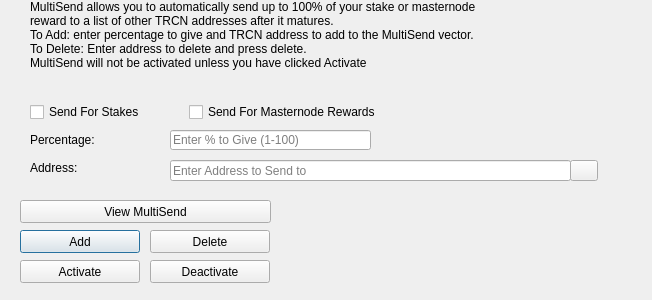
<?xml version="1.0" encoding="UTF-8"?>
<ui version="4.0">
 <class>MultiSendDialog</class>
 <widget class="QDialog" name="MultiSendDialog">
  <property name="windowModality">
   <enum>Qt::NonModal</enum>
  </property>
  <property name="geometry">
   <rect>
    <x>0</x>
    <y>0</y>
    <width>652</width>
    <height>300</height>
   </rect>
  </property>
  <property name="windowTitle">
   <string>MultiSend</string>
  </property>
  <widget class="QLineEdit" name="multiSendPercentEdit">
   <property name="geometry">
    <rect>
     <x>170</x>
     <y>130</y>
     <width>201</width>
     <height>20</height>
    </rect>
   </property>
   <property name="toolTip">
    <string>Enter whole numbers 1 - 100</string>
   </property>
   <property name="placeholderText">
    <string>Enter % to Give (1-100)</string>
   </property>
  </widget>
  <widget class="QLineEdit" name="multiSendAddressEdit">
   <property name="geometry">
    <rect>
     <x>170</x>
     <y>160</y>
     <width>401</width>
     <height>21</height>
    </rect>
   </property>
   <property name="toolTip">
    <string/>
   </property>
   <property name="placeholderText">
    <string>Enter Address to Send to</string>
   </property>
  </widget>
  <widget class="QLabel" name="label_2">
   <property name="geometry">
    <rect>
     <x>30</x>
     <y>0</y>
     <width>451</width>
     <height>121</height>
    </rect>
   </property>
   <property name="lineWidth">
    <number>1</number>
   </property>
   <property name="text">
    <string>MultiSend allows you to automatically send up to 100% of your stake or masternode reward to a list of other TRCN addresses after it matures.
To Add: enter percentage to give and TRCN address to add to the MultiSend vector.
To Delete: Enter address to delete and press delete.
MultiSend will not be activated unless you have clicked Activate</string>
   </property>
   <property name="alignment">
    <set>Qt::AlignLeading|Qt::AlignLeft|Qt::AlignTop</set>
   </property>
   <property name="wordWrap">
    <bool>true</bool>
   </property>
  </widget>
  <widget class="QLabel" name="message">
   <property name="geometry">
    <rect>
     <x>290</x>
     <y>200</y>
     <width>351</width>
     <height>91</height>
    </rect>
   </property>
   <property name="text">
    <string/>
   </property>
  </widget>
  <widget class="QPushButton" name="addButton">
   <property name="geometry">
    <rect>
     <x>20</x>
     <y>230</y>
     <width>120</width>
     <height>23</height>
    </rect>
   </property>
   <property name="toolTip">
    <string/>
   </property>
   <property name="statusTip">
    <string>Add to MultiSend Vector</string>
   </property>
   <property name="text">
    <string>Add</string>
   </property>
  </widget>
  <widget class="QPushButton" name="disableButton">
   <property name="geometry">
    <rect>
     <x>150</x>
     <y>260</y>
     <width>120</width>
     <height>23</height>
    </rect>
   </property>
   <property name="statusTip">
    <string>Deactivate MultiSend</string>
   </property>
   <property name="text">
    <string>Deactivate</string>
   </property>
  </widget>
  <widget class="QPushButton" name="addressBookButton">
   <property name="geometry">
    <rect>
     <x>570</x>
     <y>160</y>
     <width>28</width>
     <height>21</height>
    </rect>
   </property>
   <property name="toolTip">
    <string>Choose an address from the address book</string>
   </property>
   <property name="text">
    <string/>
   </property>
   <property name="icon">
    <iconset resource="../tourcoin.qrc">
     <normaloff>:/icons/address-book</normaloff>:/icons/address-book</iconset>
   </property>
   <property name="shortcut">
    <string>Alt+A</string>
   </property>
   <property name="autoDefault">
    <bool>false</bool>
   </property>
  </widget>
  <widget class="QLabel" name="label">
   <property name="geometry">
    <rect>
     <x>30</x>
     <y>130</y>
     <width>121</width>
     <height>20</height>
    </rect>
   </property>
   <property name="toolTip">
    <string>Percentage of stake to send</string>
   </property>
   <property name="text">
    <string>Percentage:</string>
   </property>
  </widget>
  <widget class="QLabel" name="label_5">
   <property name="geometry">
    <rect>
     <x>30</x>
     <y>160</y>
     <width>111</width>
     <height>16</height>
    </rect>
   </property>
   <property name="toolTip">
    <string>Address to send portion of stake to</string>
   </property>
   <property name="text">
    <string>Address:</string>
   </property>
  </widget>
  <widget class="QPushButton" name="deleteButton">
   <property name="geometry">
    <rect>
     <x>150</x>
     <y>230</y>
     <width>120</width>
     <height>23</height>
    </rect>
   </property>
   <property name="toolTip">
    <string/>
   </property>
   <property name="statusTip">
    <string>Delete Address From MultiSend Vector</string>
   </property>
   <property name="text">
    <string>Delete</string>
   </property>
  </widget>
  <widget class="QPushButton" name="activateButton">
   <property name="geometry">
    <rect>
     <x>20</x>
     <y>260</y>
     <width>120</width>
     <height>23</height>
    </rect>
   </property>
   <property name="statusTip">
    <string>Activate MultiSend</string>
   </property>
   <property name="text">
    <string>Activate</string>
   </property>
  </widget>
  <widget class="QPushButton" name="viewButton">
   <property name="geometry">
    <rect>
     <x>20</x>
     <y>200</y>
     <width>251</width>
     <height>23</height>
    </rect>
   </property>
   <property name="toolTip">
    <string/>
   </property>
   <property name="statusTip">
    <string>View MultiSend Vector</string>
   </property>
   <property name="text">
    <string>View MultiSend</string>
   </property>
  </widget>
  <widget class="QWidget" name="horizontalLayoutWidget">
   <property name="geometry">
    <rect>
     <x>30</x>
     <y>100</y>
     <width>351</width>
     <height>24</height>
    </rect>
   </property>
   <layout class="QHBoxLayout" name="horizontalLayout">
    <item>
     <widget class="QCheckBox" name="multiSendStakeCheckBox">
      <property name="text">
       <string>Send For Stakes</string>
      </property>
     </widget>
    </item>
    <item>
     <widget class="QCheckBox" name="multiSendMasternodeCheckBox">
      <property name="text">
       <string>Send For Masternode Rewards</string>
      </property>
     </widget>
    </item>
   </layout>
  </widget>
 </widget>
 <resources>
  <include location="../tourcoin.qrc"/>
 </resources>
 <connections/>
</ui>
